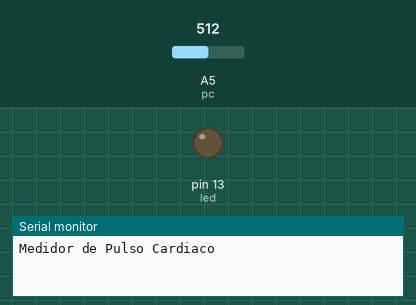
This sketch was run on a simulated Arduino Uno, built with avr-gcc and run on an emulated ATmega328P. Shown: output pins drawn as LEDs (lit = HIGH), the last lines printed to the serial monitor. The inputs (shaded band) are chosen by the test bench; at power-on: A5 (pc) = 512.

Above: at 3.2 s.
3.3 s: A5 (pc) set to 527
At 3.9 s:
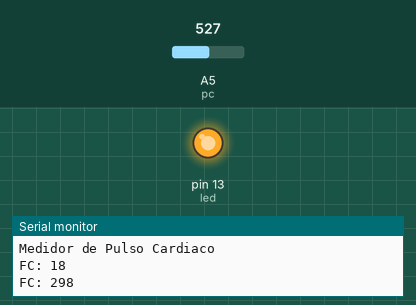
6.3 s: A5 (pc) set to 511
At 7.5 s:
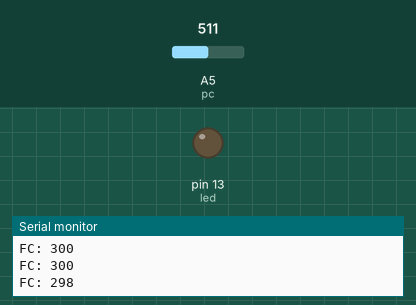
7.8 s: A5 (pc) set to 530
At 8.0 s:
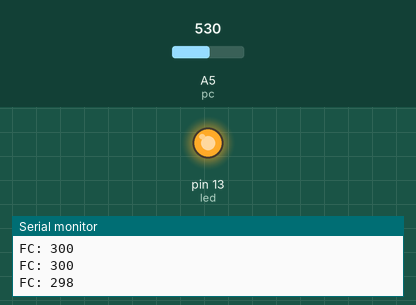
10.8 s: A5 (pc) set to 510
At 11.1 s:
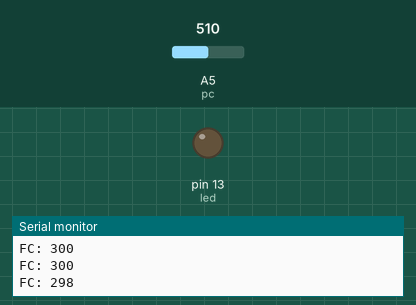
Timing chart, 0 to 13.3 s (numbered marks = the images above; inputs shaded):
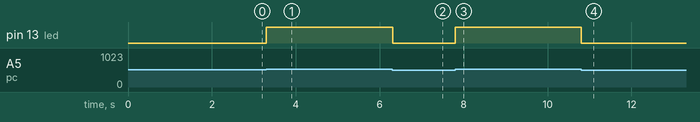

Measured:
- the behaviour switches between 520 and 521 on A5 (pc) (found by bisection; images 0 and 1)
- after the input at 3.3 s, pin 13 (led): LOW → HIGH at once
- after the input at 6.3 s, pin 13 (led): HIGH → LOW at once
- after the input at 7.8 s, pin 13 (led): LOW → HIGH at once
- after the input at 10.8 s, pin 13 (led): HIGH → LOW at once

The sketch:

PULSO_2.ino
```cpp
/*  Design by Carlos Iturbe Gil
 *  email -  megath@live.com
 *  PHRACKJ_Labs
 *  This code can be modified, there is a obviously difference with values of an oximeter but works good as a project
 *  The values depend from the pressure apply to the sensor and the conditions of the pacient
*/


int pc=A5,led=13,b,K;
double R1,R2;


void setup() {
  Serial.begin(9600);
  Serial.println("Medidor de Pulso Cardiaco");
  pinMode(pc,INPUT);
  pinMode(led,OUTPUT);
  digitalWrite(led,LOW);
  R1=millis();
  delay(2000);
}


void loop() {
  b=analogRead(pc);
    if (b>520&b<580){
      R2=millis();
      K=60/((R2-R1)/1000);
      R1=millis();
      digitalWrite(led,HIGH);
      delay(200);
      digitalWrite(led,LOW);
      Serial.print("FC: ");
      Serial.println(K);
    }
}
```
